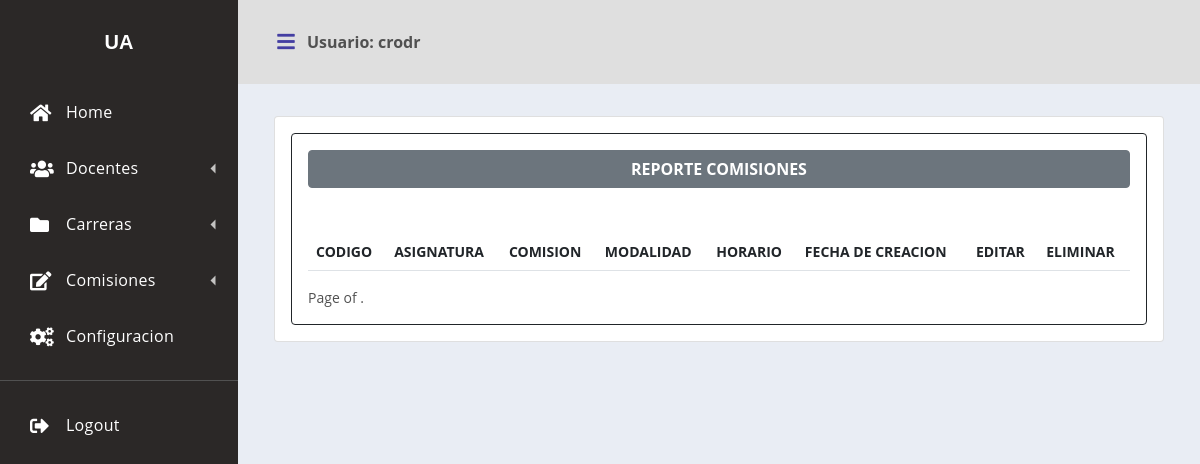
Before: /reporte_comision/ (signed in) with the older database file.
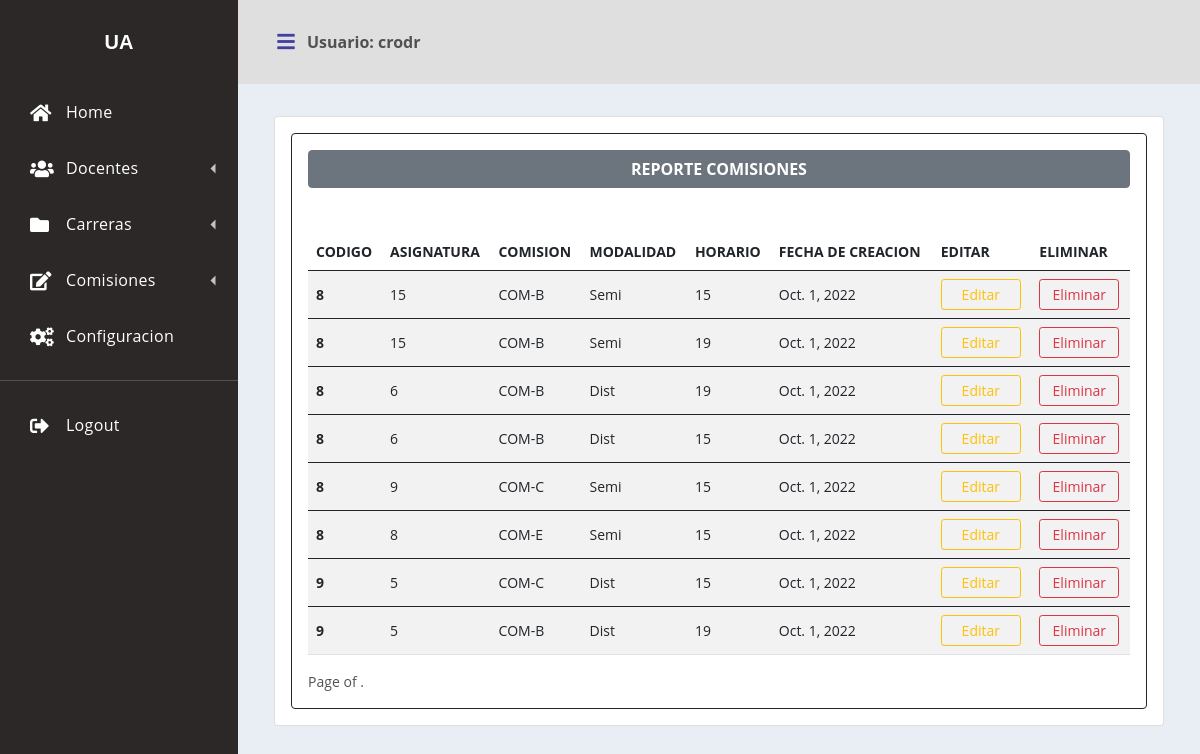
After: the same page with the newer database file.
### app_nomb_doc/models.py (models this page shows)
class Comisiones(models.Model):
    anio_academico=models.CharField(max_length=40, verbose_name="Año")#verbose hace que se muestre la denominacion que deseeo en admin
    semestre_academico=models.CharField(max_length=40, verbose_name="Semestre")
    comision=models.CharField(max_length=40, verbose_name="Comision")
    modalidad=models.CharField(max_length=40, verbose_name="Modalidad")
    horario=models.CharField(max_length=40, verbose_name="Horario")
    fecha_creacion=models.DateField(auto_now_add=True)
    codigo=models.ForeignKey(Carreras, null=True, blank=True, on_delete=models.CASCADE)
    asignatura=models.ForeignKey(Asignaturas, null=True, blank=True, on_delete=models.CASCADE)
    class Meta: #Para personalizar datos en admin
        verbose_name="Comision"
        verbose_name_plural="Comisiones"
        db_table="Comisiones"

### app_nomb_doc/views.py (the view)
# urls.py: path('reporte_comision/', reporte_comisiones, name='reportecomision'),
@login_required
def reporte_comisiones(request):
    reporte_comisiones = Comisiones.objects.all().order_by('codigo', 'anio_academico','semestre_academico','modalidad','comision').values()
    return render(request, 'formularios/comisiones/reporte_comisiones.html', {'comisiones' : reporte_comisiones})

### app_nomb_doc/templates/formularios/comisiones/reporte_comisiones.html (shortened to what this page needs)
{% extends 'static/inicio.html' %}
{% load crispy_forms_tags %}
{% block contenido %}
<body>
    <br>
    <br>
    <div class="container mt-18" style="width: 95%; font-size:14px">
    <form action="" method="GET" class="card p-3 mt-5" autocomplete="on" novalidate> {% csrf_token %}
        <div class="card border-dark p-3">
            <span class="btn btn-secondary mb-4"><strong>REPORTE COMISIONES</strong></span>
            <br>
            <table class="table table-striped">
                <thead>
                <tr>
                    <th scope="col">CODIGO</th>
                    <th colspan='3'>ASIGNATURA</th>
                    <th scope="col">COMISION</th>
                    <th scope="col">MODALIDAD</th>
                    <th scope="col">HORARIO</th>
                    <th scope="col">FECHA DE CREACION</th>
                    <th scope="col">EDITAR</th>
                    <th scope="col">ELIMINAR</th>
                </tr>
                </thead>
            {% for reporte in comisiones %}
            <tbody>
                <tr>
                    <th scope="row" style="vertical-align:middle">{{reporte.codigo_id}}</th>
                    <td colspan='3' style="vertical-align:middle">{{reporte.asignatura_id}}</td>
                    <td style="vertical-align:middle">{{reporte.comision}}</td>
                    <td style="vertical-align:middle">{{reporte.modalidad}}</td>
                    <td style="vertical-align:middle">{{reporte.horario}}</td>
                    <td style="vertical-align:middle">{{reporte.fecha_creacion}}</td>
                    <td><a href="{% url 'editarcomision' reporte.id %}" class="btn btn-outline-warning btn-sm mt-0" style="width:80px"href="#">Editar</td>
                    <td><a href="{% url 'eliminarcomision' reporte.id %}" class="btn btn-outline-danger btn-sm mt-0" style="width:80px" href="#">Eliminar</td>
                </tr>
            </tbody>
            {% endfor %}
            </table>
        <div class="pagination">
            <span class="step-links">
                <span class="current">
                    Page {{ page_obj.number }} of {{ page_obj.paginator.num_pages }}.
                </span>
            </span>
        </div>
        </div>
    </form>
    </div>
</body>
{% endblock %}

### app_nomb_doc/templates/static/inicio.html (shortened to what this page needs)
{% load static %}
<!DOCTYPE html>
<html lang="es">
<head>
    <link rel="stylesheet" href="https://use.fontawesome.com/releases/v5.15.4/css/all.css"/>
    <link href="https://cdn.jsdelivr.net/npm/bootstrap@5.0.2/dist/css/bootstrap.min.css" rel="stylesheet">
    <link rel="stylesheet" href="https://cdnjs.cloudflare.com/ajax/libs/font-awesome/5.15.0/css/all.min.css"/>
    <link rel="stylesheet" href={% static "css/style_inicio.css"%}/>
</head>
<body>
    <div class='dashboard'>
        <div class="dashboard-nav">
            <header>
                <a href="#" class="brand-logo"><span>UA</span></a>
            </header>
            <nav class="dashboard-nav-list">
                <a href="#" class="dashboard-nav-item"><i class="fas fa-home"></i>Home</a>
                <div class='dashboard-nav-dropdown'>
                    <a href="#!" class="dashboard-nav-item dashboard-nav-dropdown-toggle"><i class="fas fa-users"></i>Docentes</a>
                </div>
                <div class='dashboard-nav-dropdown'>
                    <a href="#!" class="dashboard-nav-item dashboard-nav-dropdown-toggle"><i class="fas fa-folder"></i>Carreras</a>
                </div>
                <div class='dashboard-nav-dropdown'>
                    <a href="#!" class="dashboard-nav-item dashboard-nav-dropdown-toggle"><i class="fas fa-edit"></i>Comisiones</a>
                </div>
                <a href="#" class="dashboard-nav-item"><i class="fas fa-cogs"></i>Configuracion</a>
                <div class="nav-item-divider"></div>
                <a href={% url "LogoutUsuario"%} class="dashboard-nav-item"><i class="fas fa-sign-out-alt"></i> Logout </a>
            </nav>
        </div>
        <div class='dashboard-app'>
            <header class='dashboard-toolbar'><a href="#!" class="menu-toggle"><i class="fas fa-bars"></i></a>
                <div class="d-grid gap-2 d-md-flex justify-content-md-end">
                    {% if user.is_authenticated %}
                        <strong>Usuario: {{user.get_username}} </strong>
                    {% endif%}
                </div>
            </header>
            {% block contenido %}  {% endblock %}
        </div>
    </div>
</body>
</html>

### app_nomb_doc/templates/static/css/style_inicio.css (style rules this page uses)
:root { --font-family-sans-serif: "Open Sans", -apple-system, BlinkMacSystemFont, "Segoe UI", Roboto, "Helvetica Neue", Arial, sans-serif, "Apple Color Emoji", "Segoe UI Emoji", "Segoe UI Symbol", "Noto Color Emoji"; }
*, *::before, *::after { -webkit-box-sizing: border-box; box-sizing: border-box; }
html { font-family: sans-serif; line-height: 1.15; -webkit-text-size-adjust: 100%; -webkit-tap-highlight-color: rgba(0, 0, 0, 0); }
nav { display: block; }
body { margin: 0; font-family: "Open Sans", -apple-system, BlinkMacSystemFont, "Segoe UI", Roboto, "Helvetica Neue", Arial, sans-serif, "Apple Color Emoji", "Segoe UI Emoji", "Segoe UI Symbol", "Noto Color Emoji"; font-size: 1rem; font-weight: 400; line-height: 1.5; color: #515151; text-align: left; background-color: #e9edf4; }
a { color: #3f84fc; text-decoration: none; background-color: transparent; }
.dashboard { display: -webkit-box; display: -webkit-flex; display: -ms-flexbox; display: flex; min-height: 100vh; }
.dashboard-app { display: -webkit-box; display: -webkit-flex; display: -ms-flexbox; display: flex; -webkit-box-orient: vertical; -webkit-box-direction: normal; -webkit-flex-direction: column; -ms-flex-direction: column; flex-direction: column; -webkit-box-flex: 2; -webkit-flex-grow: 2; -ms-flex-positive: 2; flex-grow: 2; margin-top: 20px; }
.dashboard-nav { min-width: 238px; position: fixed; left: 0; top: 0; bottom: 0; overflow: auto; background-color: #373193; }
.dashboard-nav header { min-height: 84px; padding: 8px 27px; display: -webkit-box; display: -webkit-flex; display: -ms-flexbox; display: flex; -webkit-box-pack: center; -webkit-justify-content: center; -ms-flex-pack: center; justify-content: center; -webkit-box-align: center; -webkit-align-items: center; -ms-flex-align: center; align-items: center; }
.dashboard-nav a { color: #515151; }
.dashboard-nav { background-color: #2B2827; }
.dashboard-nav a { color: #fff; }
.brand-logo { font-family: "Nunito", sans-serif; font-weight: bold; font-size: 20px; display: -webkit-box; display: -webkit-flex; display: -ms-flexbox; display: flex; color: #515151; -webkit-box-align: center; -webkit-align-items: center; -ms-flex-align: center; align-items: center; }
.dashboard-nav-list { display: -webkit-box; display: -webkit-flex; display: -ms-flexbox; display: flex; -webkit-box-orient: vertical; -webkit-box-direction: normal; -webkit-flex-direction: column; -ms-flex-direction: column; flex-direction: column; }
.dashboard-nav-item { min-height: 56px; padding: 8px 20px 8px 70px; display: -webkit-box; display: -webkit-flex; display: -ms-flexbox; display: flex; -webkit-box-align: center; -webkit-align-items: center; -ms-flex-align: center; align-items: center; letter-spacing: 0.02em; transition: ease-out 0.5s; }
.dashboard-nav-item i { width: 36px; font-size: 19px; margin-left: -40px; }
.dashboard-nav-dropdown { display: -webkit-box; display: -webkit-flex; display: -ms-flexbox; display: flex; -webkit-box-orient: vertical; -webkit-box-direction: normal; -webkit-flex-direction: column; -ms-flex-direction: column; flex-direction: column; }
.dashboard-nav-dropdown-toggle:after { content: ""; margin-left: auto; display: inline-block; width: 0; height: 0; border-left: 5px solid transparent; border-right: 5px solid transparent; border-top: 5px solid rgba(81, 81, 81, 0.8); -webkit-transform: rotate(90deg); -o-transform: rotate(90deg); transform: rotate(90deg); }
.dashboard-nav .dashboard-nav-dropdown-toggle:after { border-top-color: rgba(255, 255, 255, 0.72); }
.menu-toggle { position: relative; width: 42px; height: 42px; display: -webkit-box; display: -webkit-flex; display: -ms-flexbox; display: flex; -webkit-box-align: center; -webkit-align-items: center; -ms-flex-align: center; align-items: center; -webkit-box-pack: center; -webkit-justify-content: center; -ms-flex-pack: center; justify-content: center; color: #443ea2; }
.menu-toggle i { font-size: 20px; }
.dashboard-toolbar { min-height: 84px; background-color: #dfdfdf; display: -webkit-box; display: -webkit-flex; display: -ms-flexbox; display: flex; -webkit-box-align: center; -webkit-align-items: center; -ms-flex-align: center; align-items: center; padding: 8px 27px; position: fixed; top: 0; right: 0; left: 0; z-index: 1000; }
.nav-item-divider { height: 1px; margin: 1rem 0; overflow: hidden; background-color: #515151; }
@media (min-width: 992px) { .dashboard-app { margin-left: 238px; } }
@media (min-width: 992px) { .dashboard-toolbar { left: 238px; } }

Changed rows visible on the page:
added Comisiones: codigo_id "8", asignatura_id "15", comision "COM-B", modalidad "Semi", horario "15", fecha_creacion "Oct. 1, 2022"
added Comisiones: codigo_id "8", asignatura_id "15", comision "COM-B", modalidad "Semi", horario "19", fecha_creacion "Oct. 1, 2022"
added Comisiones: codigo_id "8", asignatura_id "6", comision "COM-B", modalidad "Dist", horario "19", fecha_creacion "Oct. 1, 2022"
added Comisiones: codigo_id "8", asignatura_id "6", comision "COM-B", modalidad "Dist", horario "15", fecha_creacion "Oct. 1, 2022"
added Comisiones: codigo_id "8", asignatura_id "9", comision "COM-C", modalidad "Semi", horario "15", fecha_creacion "Oct. 1, 2022"
added Comisiones: codigo_id "8", asignatura_id "8", comision "COM-E", modalidad "Semi", horario "15", fecha_creacion "Oct. 1, 2022"
added Comisiones: codigo_id "9", asignatura_id "5", comision "COM-C", modalidad "Dist", horario "15", fecha_creacion "Oct. 1, 2022"
added Comisiones: codigo_id "9", asignatura_id "5", comision "COM-B", modalidad "Dist", horario "19", fecha_creacion "Oct. 1, 2022"
